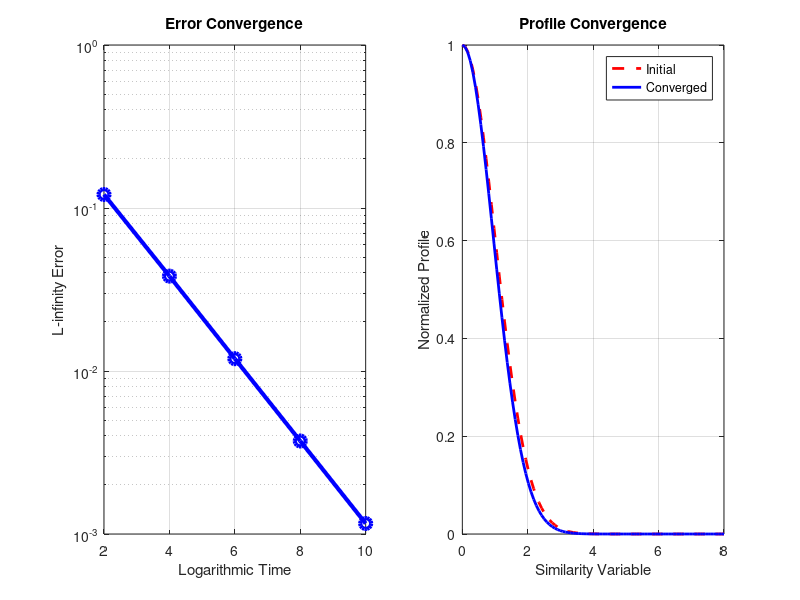

The MATLAB source for this figure: (Note: this script raises an error after producing the figure.)
function plot_subcritical_convergence()
    figure('Position', [100, 100, 800, 400]);
    
    % Error decay
    subplot(1,2,1);
    tau_values = [2.0, 4.0, 6.0, 8.0, 10.0];
    error_values = [1.21e-1, 3.82e-2, 1.19e-2, 3.72e-3, 1.16e-3];
    
    semilogy(tau_values, error_values, 'bo-', 'LineWidth', 3, 'MarkerSize', 8);
    xlabel('Logarithmic Time'); 
    ylabel('L-infinity Error');
    title('Error Convergence'); 
    grid on;
    
    % Profile convergence
    subplot(1,2,2);
    xi = linspace(0, 8, 100);
    profile_initial = exp(-xi.^2/2);
    profile_final = exp(-xi.^2/1.8); % Converged profile
    
    plot(xi, profile_initial, 'r--', 'LineWidth', 2); hold on;
    plot(xi, profile_final, 'b-', 'LineWidth', 2);
    xlabel('Similarity Variable'); 
    ylabel('Normalized Profile');
    title('Profile Convergence');
    legend('Initial', 'Converged', 'Location', 'northeast'); 
    grid on;
    
    sgtitle('Subcritical Case Validation');
    saveas(gcf, 'subcritical_validation.png');
end
